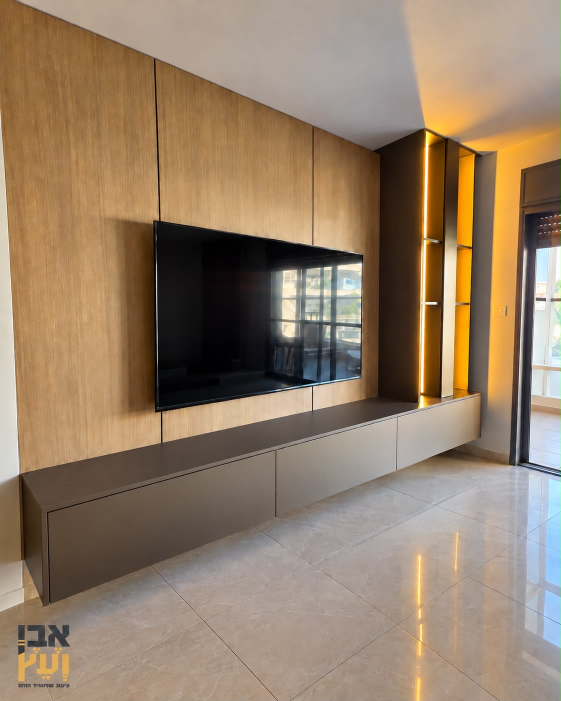
#> input picture projects/2026-10-whole-home-2/input/01_tv_wall_lit.jpg, 1122 x 1402 px, given in place of 01_tv_wall_lit.png, which was not available (shown at 1/2 size)
$ python assets.py
#> lines starting #> are read from the running program, lines starting #| are printed output that depends on the picture; pictures that were not available may be replaced by others from this repository, and a replacement may not be noted
"""Reel stills as PNG (sharpest copy: work/hq = AI x2 when ready, else work/clean) + TV bloom from its REAL lit pixels.
Stages are laid out in 1122x1402 photo units (mauve 949x1402); the hq files are drawn at that size (x2 density)."""
import cv2, numpy as np, os
A = "reel/assets/"
def src(n): return cv2.imread(f"work/hq/{n}.png") if os.path.exists(f"work/hq/{n}.png") else cv2.imread(f"work/clean/{n}.png")
#> called with n = '01_tv_wall_lit'
#> returned value is the input picture: shape (1402, 1122, 3); mean B, G, R 104.7, 127, 148.6
for n, d in (("01_tv_wall_lit", "tv"), ("02_mauve_closet", "mauve"), ("06_grey_closet", "grey"), ("03_oak_closet_closed", "oak")):
    cv2.imwrite(A + d + ".png", src(n))
tv = src("01_tv_wall_lit").astype(np.float32); lum = tv.mean(2)
#> after `lum = tv.mean(2)`:
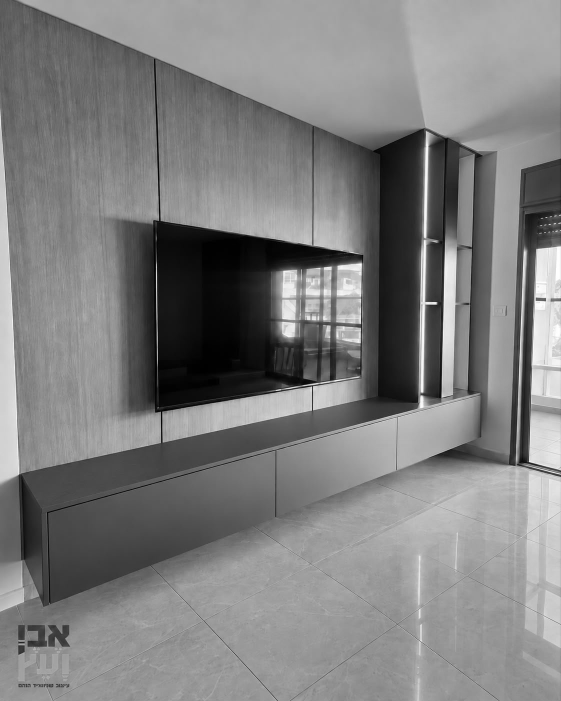
#> lum: shape (1402, 1122) float32 (shown at 1/2 size); min 0, max 255, mean 126.8
m = np.clip((lum - 150) / 105, 0, 1) * np.clip((tv[..., 2] - tv[..., 0]) / 60.0, 0, 1)   # warm LED light only
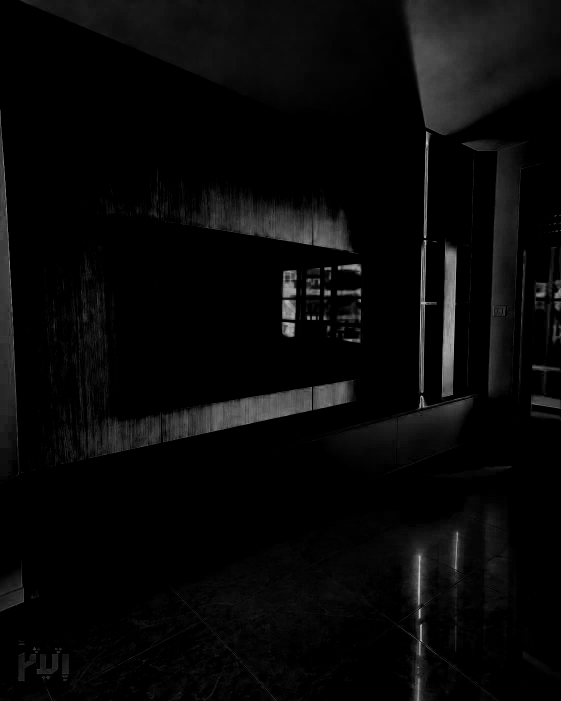
#> m: shape (1402, 1122) float32 (shown at 1/2 size); min 0, max 0.81, mean 0.0337
sig = 22 * tv.shape[1] / 1122
#> sig = 22
b = cv2.GaussianBlur(tv * m[..., None], (0, 0), sig) * 1.4
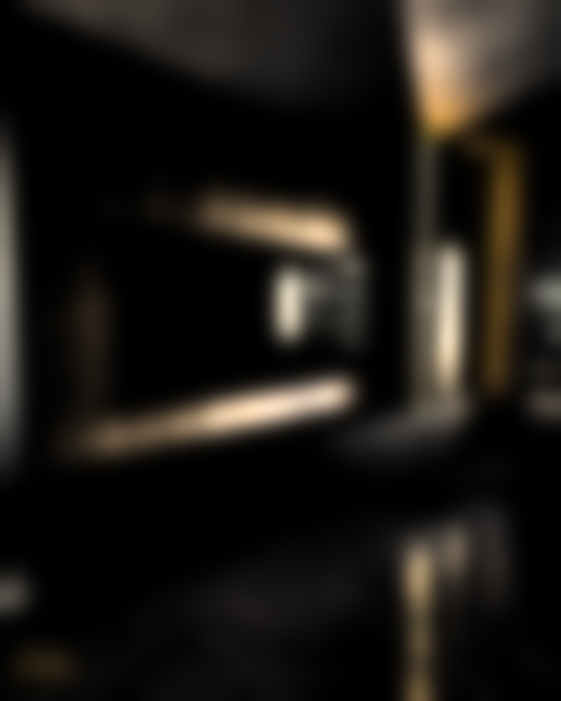
#> b: shape (1402, 1122, 3) float32 (shown at 1/2 size); mean B, G, R 7.2, 8.7, 10; drawn with min black and max white
cv2.imwrite(A + "tv_bloom.jpg", np.clip(b, 0, 255).astype(np.uint8), [cv2.IMWRITE_JPEG_QUALITY, 92])
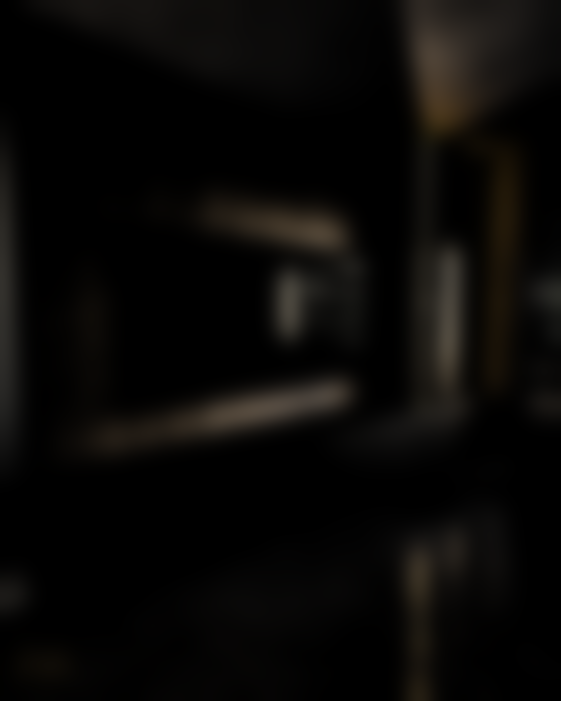
#> saved as tv_bloom.jpg: shape (1402, 1122, 3) (shown at 1/2 size); mean B, G, R 6.8, 8.4, 9.6
print("assets ok", tv.shape)
#| assets ok (1402, 1122, 3)
